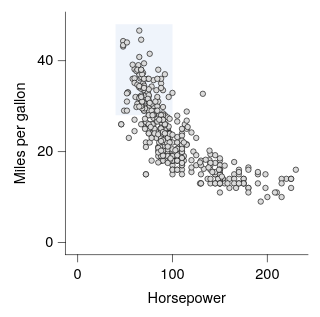

The Vega-Lite source for this figure:
### Vega-Lite specification from a JSON file in a GitHub repository (floating-point values rounded to 4 significant figures; data arrays with more than 128 entries replaced by an {"elided": "..."} marker saying what was removed)
{"background": null, "config": {"arc": {"fill": "#DBDBDB", "fillOpacity": 1.0, "innerRadius": 25.0, "padAngle": 0.03, "stroke": "black", "strokeOpacity": 1, "strokeWidth": 0.25}, "area": {"fill": "#DBDBDB", "fillOpacity": 1.0, "stroke": "black", "strokeOpacity": 1, "strokeWidth": 0.25}, "axis": {"domain": true, "domainCap": "round", "domainColor": "black", "domainWidth": 0.25, "grid": false, "gridCap": "round", "gridColor": "#F1F1F1", "gridDash": [0, 0], "gridOpacity": 1.0, "gridWidth": 0.25, "labelColor": "black", "labelFont": "Helvetica Neue, HelveticaNeue, Helvetica, Arial, sans-serif", "labelFontSize": 6, "labelFontStyle": "normal", "labelFontWeight": 400, "offset": 0, "ticks": true, "tickCap": "round", "tickColor": "black", "tickRound": false, "tickSize": 3.0, "tickWidth": 0.25, "titleColor": "black", "titleFont": "Helvetica Neue, HelveticaNeue, Helvetica, Arial, sans-serif", "titleFontSize": 6, "titleFontStyle": "normal", "titleFontWeight": 400}, "axisX": {"domain": true, "labelAlign": "center", "labelAngle": 0, "labels": true, "ticks": true, "translate": 0}, "axisY": {"domain": true, "labelAlign": "right", "labelAngle": 0, "labels": true, "ticks": true, "translate": 0}, "axisRight": {"domain": true, "labelAlign": "left", "labelAngle": 0, "labels": true, "ticks": true, "translate": 0}, "axisTop": {"domain": true, "labelAlign": "center", "labelAngle": 0, "labels": true, "ticks": true, "translate": 0}, "axisBand": {"tickOffset": 0}, "bar": {"fill": "#DBDBDB", "fillOpacity": 1.0, "stroke": "black", "strokeOpacity": 1, "strokeWidth": 0.25}, "boxplot": {"size": 9.0, "ticks": {"cornerRadius": 0.25, "fill": "black", "opacity": 1, "size": 4.5, "thickness": 0.25}, "box": {"fillOpacity": 1.0, "stroke": "black", "strokeOpacity": 1, "strokeWidth": 0.25}, "median": {"cornerRadius": 0, "fill": "black", "fillOpacity": 1.0, "opacity": 1, "size": 9.0, "thickness": 0.25}, "rule": {"fill": "black", "fillOpacity": 1.0, "size": 10.0, "stroke": "black", "strokeDash": [0, 0], "strokeOpacity": 1, "strokeWidth": 0.25}, "outliers": {"color": "black", "fill": "black", "fillOpacity": 1.0, "size": 0, "stroke": "black", "strokeOpacity": 1, "strokeWidth": 0.25}}, "circle": {"fill": "black", "fillOpacity": 1.0, "size": 1.25, "stroke": null, "strokeOpacity": 1, "strokeWidth": 0.25}, "errorband": {"band": {"fillOpacity": 0.6, "stroke": null, "strokeWidth": 0.25, "strokeOpacity": 1}, "borders": {"opacity": 0, "strokeOpacity": 1, "strokeWidth": 0.25}}, "errorbar": {"opacity": 1, "rule": {"strokeDash": [0, 0], "strokeWidth": 0.25}, "ticks": {"color": "black", "cornerRadius": 0.125, "opacity": 1, "size": 6.0, "thickness": 0.25}, "thickness": 0.25}, "font": "Helvetica Neue, HelveticaNeue, Helvetica, Arial, sans-serif", "geoshape": {"fill": "#DBDBDB", "fillOpacity": 1.0, "stroke": "black", "strokeOpacity": 1, "strokeWidth": 0.25}, "header": {"labelColor": "black", "labelFont": "Helvetica Neue, HelveticaNeue, Helvetica, Arial, sans-serif", "labelFontSize": 6, "labelFontStyle": "normal", "labelFontWeight": 400, "titleColor": "black", "titleFont": "Helvetica Neue, HelveticaNeue, Helvetica, Arial, sans-serif", "titleFontSize": 6, "titleFontStyle": "normal", "titleFontWeight": 400, "titlePadding": 0}, "legend": {"disable": false, "offset": 4.5, "titlePadding": 4, "labelOffset": 2, "gradientLabelOffset": 2, "columnPadding": 4, "rowPadding": 2, "gradientThickness": 5, "gradientOpacity": 1.0, "gradientStrokeColor": "black", "gradientStrokeWidth": 0.25, "labelColor": "black", "labelFont": "Helvetica Neue, HelveticaNeue, Helvetica, Arial, sans-serif", "labelFontSize": 6, "labelFontStyle": "normal", "labelFontWeight": 400, "strokeColor": "black", "strokeWidth": 0, "symbolSize": 36, "symbolStrokeColor": "black", "symbolStrokeWidth": 0.25, "titleColor": "black", "titleFont": "Helvetica Neue, HelveticaNeue, Helvetica, Arial, sans-serif", "titleFontSize": 6, "titleFontStyle": "normal", "titleFontWeight": 400}, "line": {"color": "black", "stroke": "black", "strokeCap": "butt", "strokeDash": [0, 0], "strokeOpacity": 1, "strokeWidth": 0.5}, "point": {"filled": true, "fill": "#DBDBDB", "fillOpacity": 1.0, "size": 5.0, "stroke": "black", "strokeOpacity": 1, "strokeWidth": 0.25}, "range": {"category": ["#9D9D9D", "#28287D", "#004225", "#47266F", "#00605D", "#DBDBDB", "#7983C1", "#6E927B", "#937FB4", "#699A97"], "diverging": {"scheme": ["#4F4265", "#6A5C82", "#85789D", "#A196B7", "#BDB5CE", "#D8D6DD", "#F6F6F6", "#CED8D7", "#9DBFBD", "#75A3A0", "#518683", "#326967", "#164D4B"]}, "heatmap": {"scheme": ["#440154", "#472270", "#433E82", "#38598C", "#2C728E", "#238A8D", "#24A086", "#39B578", "#5DC862", "#96D646", "#CAE02D", "#FDE724"]}, "ordinal": {"scheme": ["#F1F1F1", "#DBDBDB", "#C6C6C6", "#B2B2B2", "#9D9D9D", "#898989", "#767676", "#636363", "#515151", "#404040", "#2F2F2F", "#1F1F1F"]}, "ramp": {"scheme": ["#440154", "#472270", "#433E82", "#38598C", "#2C728E", "#238A8D", "#24A086", "#39B578", "#5DC862", "#96D646", "#CAE02D", "#FDE724"]}}, "rule": {"color": "black", "stroke": "black", "strokeCap": "round", "strokeDash": [2, 2], "strokeOpacity": 1, "strokeWidth": 0.25}, "scale": {"barBandPaddingInner": 0.1, "rectBandPaddingInner": 0, "tickBandPaddingInner": 0.1, "bandPaddingOuter": 0.1, "bandWithNestedOffsetPaddingInner": 0.2, "bandWithNestedOffsetPaddingOuter": 0.2, "offsetBandPaddingInner": 0, "offsetBandPaddingOuter": 0, "continuousPadding": 5.0, "round": false}, "rect": {"fill": "#DBDBDB", "fillOpacity": 1.0, "stroke": "black", "strokeOpacity": 1, "strokeWidth": 0.25}, "square": {"fill": "#DBDBDB", "fillOpacity": 1.0, "size": 10.0, "stroke": "black", "strokeOpacity": 1, "strokeWidth": 0.25}, "text": {"color": "black", "font": "Helvetica Neue, HelveticaNeue, Helvetica, Arial, sans-serif", "fontSize": 6, "fontStyle": "normal", "fontWeight": 400}, "tick": {"color": "black", "cornerRadius": 0.125, "opacity": 1.0, "size": 9.0, "thickness": 0.25}, "title": {"anchor": "middle", "frame": "group", "color": "black", "font": "Helvetica Neue, HelveticaNeue, Helvetica, Arial, sans-serif", "fontSize": 6, "fontStyle": "normal", "fontWeight": 400, "subtitleColor": "black", "subtitleFont": "Helvetica Neue, HelveticaNeue, Helvetica, Arial, sans-serif", "subtitleFontSize": 6, "subtitleFontStyle": "normal", "subtitleFontWeight": 400}, "trail": {"color": "black", "opacity": 1, "size": 0.5}, "view": {"continuousWidth": 100, "continuousHeight": 100, "discreteWidth": 100, "discreteHeight": 100, "fill": null, "stroke": null, "strokeWidth": 0.25}}, "layer": [{"mark": {"type": "rect", "color": "#DFE9F7", "cornerRadius": 0, "opacity": 0.5, "stroke": null, "strokeOpacity": 0, "strokeWidth": 0}, "encoding": {"x": {"datum": 40.0}, "x2": {"datum": 100.0}, "y": {"datum": 28.0}, "y2": {"datum": 48.0}}, "name": "__dsshade_25"}, {"data": {"name": "data-7285c4e2e195e5a75737a34913199f5f"}, "mark": {"type": "point"}, "encoding": {"x": {"field": "Horsepower", "type": "quantitative", "scale": {"nice": false}}, "y": {"field": "Miles_per_Gallon", "title": "Miles per gallon", "type": "quantitative", "scale": {"nice": false}}}}], "data": {"name": "data-f649f9d1c293ec8042ca0358e3477a5a"}, "$schema": "https://vega.github.io/schema/vega-lite/v6.4.1.json", "datasets": {"data-f649f9d1c293ec8042ca0358e3477a5a": [{"__dummy": 0, "__dysonsphere__": 1}], "data-7285c4e2e195e5a75737a34913199f5f": {"elided": "392 records"}}}
